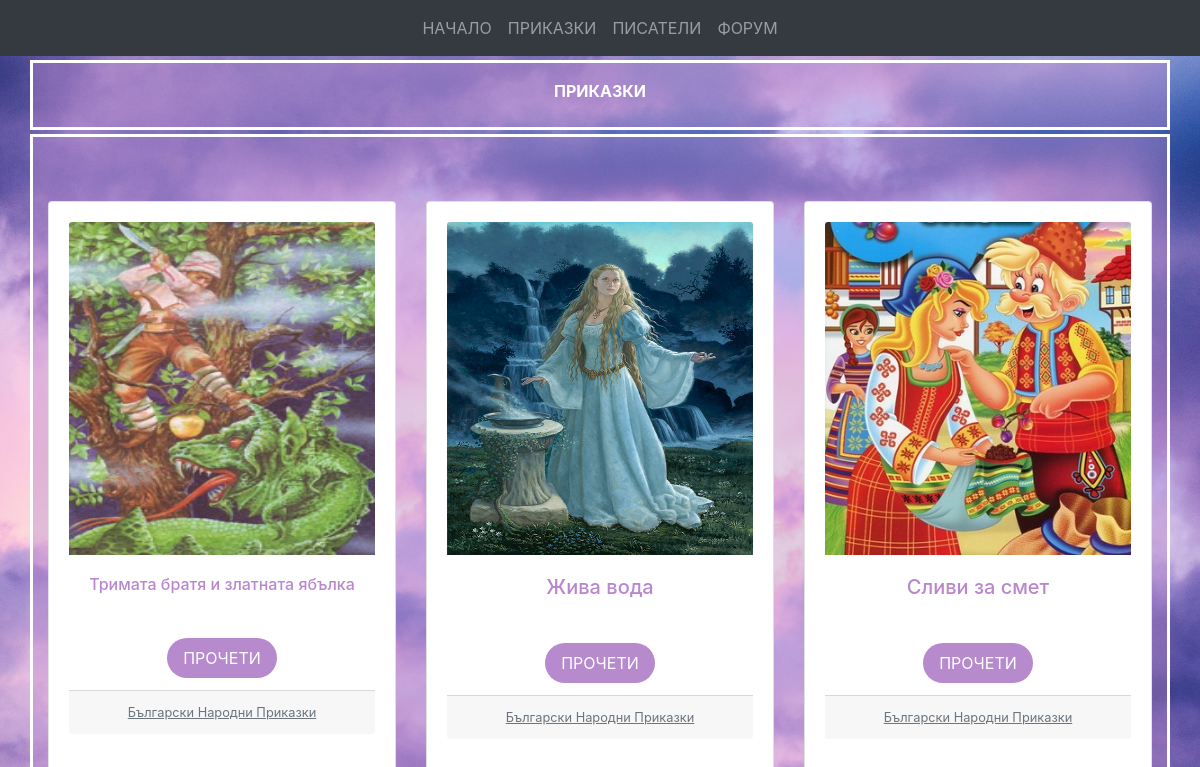
The page /tales on the database its author committed.
### website/models.py (models this page shows, shortened)
class FairyTale(models.Model):
    id = models.BigAutoField(primary_key=True)
    title = models.CharField(max_length=256)
    author = models.ForeignKey(Author, on_delete=models.CASCADE)
    content = RichTextField(blank=True, null=True)
    image = models.ImageField(null=True, blank=True)
    times_read = models.IntegerField(default=1)

class Author(models.Model):
    id = models.BigAutoField(primary_key=True)
    name = models.CharField(max_length=64)
    nationality = models.CharField(max_length=32)
    date_of_birth = models.DateField()
    date_of_death = models.DateField()
    biography = RichTextField(blank=True, null=True)
    def __str__(self):
        return f"{self.name}"

### website/views.py (the view)
# urls.py: path('tales', views.tales, name='tales'),
def tales(request):
    return render(request, "website/tales.html",
                  {"tales": FairyTale.objects.all()})

### website/templates/website/tales.html (shortened to what this page needs)
{% load static %}
<html>
<head>
    <link rel="stylesheet" href="{% static 'website/style.css' %}">
    <link rel="stylesheet" href="https://stackpath.bootstrapcdn.com/bootstrap/4.3.1/css/bootstrap.min.css"
>
</head>
<body>
<div>
    <nav class="navbar navbar-expand-lg navbar-dark bg-dark">
        <div class="collapse d-flex justify-content-center navbar-collapse" id="navbarNavAltMarkup">
            <div class="navbar-nav">
                <a class="nav-item nav-link" href="{% url 'home' %}">НАЧАЛО</a>
                <a class="nav-item nav-link" href="{% url 'tales' %}">ПРИКАЗКИ</a>
                <a class="nav-item nav-link" href="{% url 'authors' %}">ПИСАТЕЛИ</a>
                <a class="nav-item nav-link" href="{% url 'forum' %}">ФОРУМ</a>
            </div>
        </div>
    </nav>
    <div class="container bg-reading-notsolid border-white text-center mt-1 pt-3">
        <div class="pb-3">
            <label class="text-white"><strong>ПРИКАЗКИ</strong></label>
        </div>
    </div>
</div>
<div class="container bg-reading-notsolid border-white d-flex justify-content-center text-center mt-1 pt-3">
    <div class='row '>
        {% for tale in tales %}
        <div class="col-4 mt-5">
            <div class="card h-100">
                <div class="card-body">
                    <img class="card-img-top" width="286px" height="333px"
                         src="{{tale.image.url}}">
                    {% if tale.title|length > 24 %}
                    <div class="card-body">
                        <h5 class="card-title h6 text-reading">{{tale.title}}</h5>
                    </div>
                    {% else %}
                    <div class="card-body">
                        <h5 class="card-title text-reading">{{tale.title}}</h5>
                    </div>
                    {% endif %}
                    <div class="card-body">
                        <a href="{% url 'content' tale.id %}" class="btn-reading">ПРОЧЕТИ</a>
                    </div>
                    <div class="card-footer">
                        <small class="text-muted underlined">{{tale.author}}</small>
                    </div>
                </div>
            </div>
        </div>
        {% endfor %}
    </div>
</div>
</body>

### website/static/website/style.css (style rules this page uses)
html { font-family: -apple-system, BlinkMacSystemFont, 'Segoe UI', Roboto, Oxygen, Ubuntu, Cantarell, 'Open Sans', 'Helvetica Neue', sans-serif; }
body { background-image: url("images/bg-img.jpg"); background-repeat: no-repeat; background-size: cover; }
.border-white { border: solid 3px #fff; }
.underlined { text-decoration: underline; }
.bg-reading-notsolid { background-color: rgba(185, 135, 205, 0.4); }
.text-reading { color: rgba(185, 135, 205)!important }
.btn-reading { background:#b789cd; background-color:#b789cd; color:#fff; text-decoration: none; cursor: pointer; border: none; font-size:16px; padding:10px 16px; text-align: center; border-radius: 28px; }

### rows shown on the page
FairyTale: image (picture), title "Тримата братя и златната ябълка", author "Български Народни Приказки"
FairyTale: image (picture), title "Жива вода", author "Български Народни Приказки"
FairyTale: image (picture), title "Сливи за смет", author "Български Народни Приказки"
